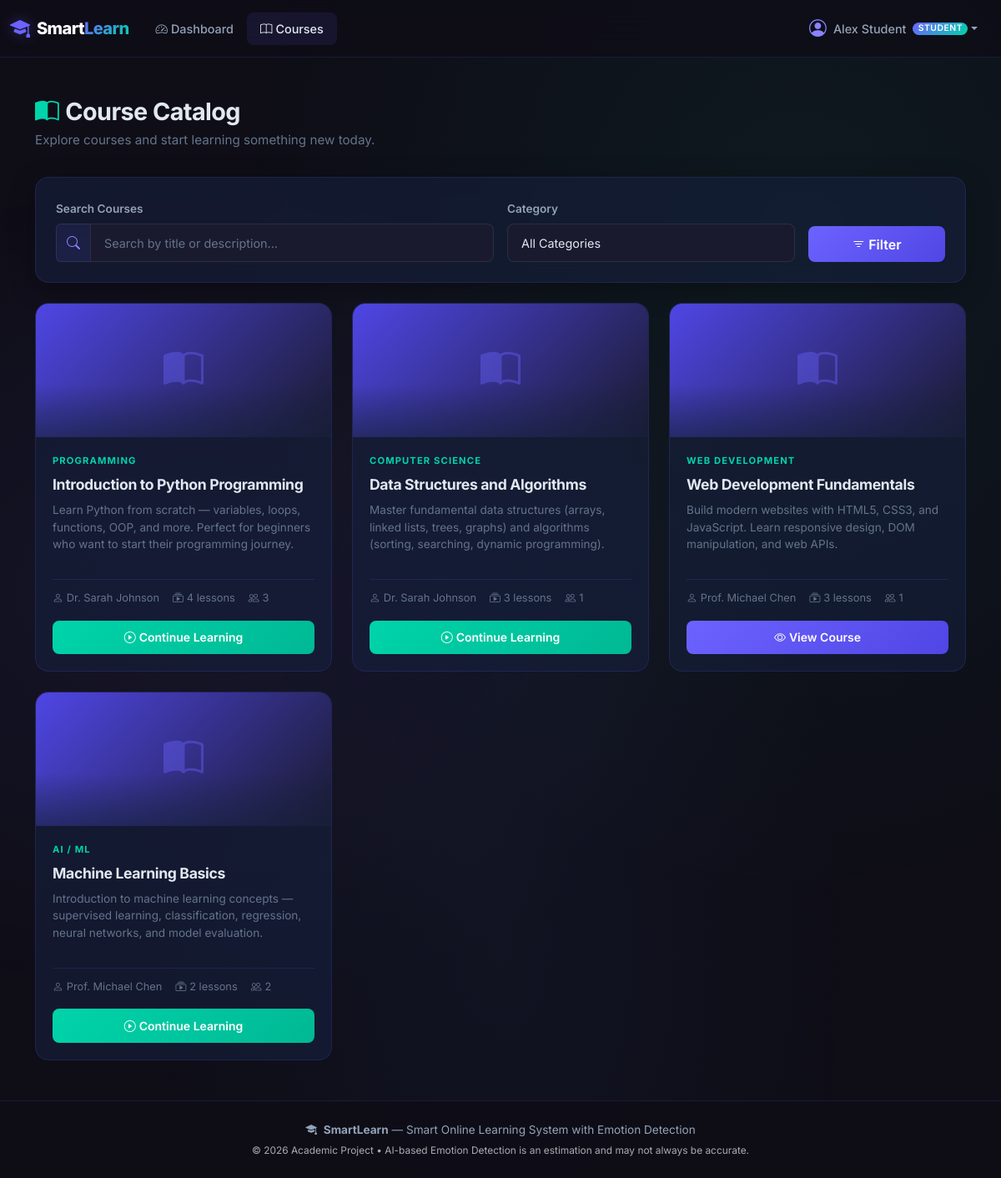
The app's page /learn/courses (signed in) with its own data.
### database/models.py (models this page shows)
class User(db.Model):
    __tablename__ = 'users'
    id = db.Column(db.Integer, primary_key=True)
    name = db.Column(db.String(150), nullable=False)
    email = db.Column(db.String(150), unique=True, nullable=False, index=True)
    password_hash = db.Column(db.String(255), nullable=False)
    role = db.Column(db.String(20), nullable=False, default='student')  # 'student', 'teacher', 'admin'
    status = db.Column(db.String(20), nullable=False, default='approved', index=True)  # 'unverified', 'pending_approval', 'approved', 'rejected', 'suspended'
    rejection_reason = db.Column(db.Text, nullable=True)
    is_active = db.Column(db.Integer, nullable=False, default=1)
    profile_image = db.Column(db.String(255), nullable=True)
    streak_days = db.Column(db.Integer, nullable=False, default=0)
    last_active_date = db.Column(db.Date, nullable=True)
    last_login = db.Column(db.DateTime, nullable=True)
    created_at = db.Column(db.DateTime, default=datetime.utcnow)
    courses = db.relationship('Course', backref='teacher', lazy=True, foreign_keys='Course.teacher_id')
    enrollments = db.relationship('Enrollment', backref='student', lazy=True, cascade='all, delete-orphan')
    quiz_attempts = db.relationship('QuizAttempt', backref='student', lazy=True, cascade='all, delete-orphan')
    emotion_logs = db.relationship('EmotionLog', backref='student', lazy=True, cascade='all, delete-orphan')
    notifications = db.relationship('Notification', backref='user', lazy=True, cascade='all, delete-orphan')
    otps = db.relationship('EmailOTP', backref='user', lazy=True, cascade='all, delete-orphan')

class Course(db.Model):
    __tablename__ = 'courses'
    id = db.Column(db.Integer, primary_key=True)
    title = db.Column(db.String(200), nullable=False)
    description = db.Column(db.Text, nullable=True)
    teacher_id = db.Column(db.Integer, db.ForeignKey('users.id'), nullable=False)
    category = db.Column(db.String(100), default='General')
    thumbnail = db.Column(db.String(255), nullable=True)
    approval_status = db.Column(db.String(20), nullable=False, default='approved')  # 'draft', 'pending_approval', 'approved', 'rejected'
    rejection_reason = db.Column(db.Text, nullable=True)
    is_published = db.Column(db.Integer, nullable=False, default=0)
    created_at = db.Column(db.DateTime, default=datetime.utcnow)
    lessons = db.relationship('Lesson', backref='course', lazy=True, cascade='all, delete-orphan', order_by='Lesson.order_number')
    quizzes = db.relationship('Quiz', backref='course', lazy=True, cascade='all, delete-orphan')
    enrollments = db.relationship('Enrollment', backref='course', lazy=True, cascade='all, delete-orphan')

### routes/learning.py (the view)
@learning_bp.route('/courses')
@login_required
def courses():
    search = request.args.get('search', '').strip()
    category = request.args.get('category', '')
    query = '''
        SELECT c.*, u.name as teacher_name,
               (SELECT COUNT(*) FROM lessons WHERE course_id = c.id) as lesson_count,
               (SELECT COUNT(DISTINCT e.student_id) FROM enrollments e WHERE e.course_id = c.id) as student_count
        FROM courses c
        JOIN users u ON c.teacher_id = u.id
        WHERE c.is_published = 1
    '''
    params = []
    if search:
        query += ' AND (c.title LIKE ? OR c.description LIKE ?)'
        params.extend([f'%{search}%', f'%{search}%'])
    if category:
        query += ' AND c.category = ?'
        params.append(category)
    query += ' ORDER BY c.created_at DESC'
    all_courses = query_db(query, params)
    categories = query_db('SELECT DISTINCT category FROM courses WHERE is_published = 1 AND category IS NOT NULL')
    enrolled_ids = set()
    if current_user.role == 'student':
        enrolled = query_db('SELECT course_id FROM enrollments WHERE student_id = ?', [current_user.id])
        enrolled_ids = {row['course_id'] for row in enrolled}
    return render_template('courses.html', courses=all_courses,
                           categories=categories, enrolled_ids=enrolled_ids,
                           search=search, selected_category=category)

### database/database.py (called while the page is built)
def get_db():
    if 'db' not in g:
        g.db = sqlite3.connect(
            current_app.config['DATABASE'],
            detect_types=sqlite3.PARSE_DECLTYPES
        )
        g.db.row_factory = sqlite3.Row
        g.db.execute('PRAGMA foreign_keys = ON')
    return g.db

def query_db(query, args=(), one=False):
    db = get_db()
    cur = db.execute(query, args)
    rv = cur.fetchall()
    cur.close()
    return (rv[0] if rv else None) if one else rv

### templates/courses.html (shortened to what this page needs)
{% extends "base.html" %}
{% block content %}
<div class="container py-3">
    <div class="dashboard-header fade-in">
        <h1><i class="bi bi-book-half me-2" style="color: var(--accent);"></i>Course Catalog</h1>
        <p class="subtitle">Explore courses and start learning something new today.</p>
    </div>
    <div class="glass-card mb-4">
        <div class="card-body">
            <form method="GET" class="row g-3 align-items-end">
                <div class="col-md-6">
                    <label for="search" class="form-label">Search Courses</label>
                    <div class="input-group">
                        <span class="input-group-text"><i class="bi bi-search"></i></span>
                        <input type="text" class="form-control" id="search" name="search"
                               placeholder="Search by title or description..."
                               value="{{ search }}">
                    </div>
                </div>
                <div class="col-md-4">
                    <label for="category" class="form-label">Category</label>
                    <select class="form-select" id="category" name="category">
                        <option value="">All Categories</option>
                    </select>
                </div>
                <div class="col-md-2">
                    <button type="submit" class="btn btn-primary-gradient w-100">
                        <i class="bi bi-filter me-1"></i>Filter
                    </button>
                </div>
            </form>
        </div>
    </div>
    {% if courses %}
    <div class="row g-4">
        {% for course in courses %}
        <div class="col-lg-4 col-md-6 fade-in-card">
            <div class="course-card">
                <div class="course-thumbnail">
                    <i class="bi bi-book-half"></i>
                </div>
                <div class="card-body">
                    <div class="course-category">{{ course.category or 'General' }}</div>
                    <h5 class="course-title">{{ course.title }}</h5>
                    <p class="course-desc">{{ course.description or 'No description available.' }}</p>
                    <div class="course-meta">
                        <span><i class="bi bi-person me-1"></i>{{ course.teacher_name }}</span>
                        <span><i class="bi bi-collection-play me-1"></i>{{ course.lesson_count }} lessons</span>
                        <span><i class="bi bi-people me-1"></i>{{ course.student_count }}</span>
                    </div>
                    <div class="mt-3">
                        {% if course.id in enrolled_ids %}
                        <a href="{{ url_for('learning.course_detail', course_id=course.id) }}"
                           class="btn btn-accent btn-sm w-100">
                            <i class="bi bi-play-circle me-1"></i>Continue Learning
                        </a>
                        {% else %}
                        <a href="{{ url_for('learning.course_detail', course_id=course.id) }}"
                           class="btn btn-primary-gradient btn-sm w-100">
                            <i class="bi bi-eye me-1"></i>View Course
                        </a>
                        {% endif %}
                    </div>
                </div>
            </div>
        </div>
        {% endfor %}
    </div>
    {% else %}
    <div class="empty-state glass-card">
        <i class="bi bi-search"></i>
        <h5>No courses found</h5>
        <p>Try adjusting your search or filter criteria.</p>
    </div>
    {% endif %}
</div>
{% endblock %}

### templates/base.html (shortened to what this page needs)
<!DOCTYPE html>
<html lang="en" data-bs-theme="dark">
<head>
    <link href="https://cdn.jsdelivr.net/npm/bootstrap@5.3.3/dist/css/bootstrap.min.css" rel="stylesheet">
    <link href="https://cdn.jsdelivr.net/npm/bootstrap-icons@1.11.3/font/bootstrap-icons.min.css" rel="stylesheet">
    <link rel="stylesheet" href="{{ url_for('static', filename='css/style.css') }}">
</head>
<body>
    <nav class="navbar navbar-expand-lg navbar-dark sticky-top" id="main-navbar">
        <div class="container-fluid">
            <a class="navbar-brand d-flex align-items-center" href="{{ url_for('index') }}">
                <i class="bi bi-mortarboard-fill me-2 brand-icon"></i>
                <span class="brand-text">Smart<span class="brand-accent">Learn</span></span>
            </a>
            <div class="collapse navbar-collapse" id="navbarContent">
                {% if current_user.is_authenticated %}
                <ul class="navbar-nav me-auto mb-2 mb-lg-0">
                    {% if current_user.role == 'student' %}
                        <li class="nav-item">
                            <a class="nav-link" href="{{ url_for('student.dashboard') }}">
                                <i class="bi bi-speedometer2 me-1"></i>Dashboard
                            </a>
                        </li>
                        <li class="nav-item">
                            <a class="nav-link" href="{{ url_for('learning.courses') }}">
                                <i class="bi bi-book me-1"></i>Courses
                            </a>
                        </li>
                    {% endif %}
                </ul>
                <ul class="navbar-nav ms-auto">
                    <li class="nav-item dropdown">
                        <a class="nav-link dropdown-toggle d-flex align-items-center" href="#"
                           id="userDropdown" role="button" data-bs-toggle="dropdown" aria-expanded="false">
                            <div class="avatar-sm me-2">
                                <i class="bi bi-person-circle"></i>
                            </div>
                            <span>{{ current_user.name }}</span>
                            <span class="badge role-badge ms-2">{{ current_user.role | capitalize }}</span>
                        </a>
                    </li>
                </ul>
                {% endif %}
            </div>
        </div>
    </nav>
    <main class="main-content">
        {% block content %}{% endblock %}
    </main>
    <footer class="app-footer">
        <div class="container text-center">
            <p class="mb-1">
                <i class="bi bi-mortarboard-fill me-1"></i>
                <strong>SmartLearn</strong> — Smart Online Learning System with Emotion Detection
            </p>
            <p class="text-muted small mb-0">
                &copy; 2026 Academic Project &bull; AI-based Emotion Detection is an estimation and may not always be accurate.
            </p>
        </div>
    </footer>
</body>
</html>

### records on screen
User: name "Alex Student", role "STUDENT"
Course: category "PROGRAMMING", title "Introduction to Python Programming", description "Learn Python from scratch — variables, loops, functions, OOP, and more. Perfect for beginners who want to start their programming journey.", teacher_name "Dr. Sarah Johnson", lesson_count "4", student_count "3"
Course: category "COMPUTER SCIENCE", title "Data Structures and Algorithms", description "Master fundamental data structures (arrays, linked lists, trees, graphs) and algorithms (sorting, searching, dynamic programming).", teacher_name "Dr. Sarah Johnson", lesson_count "3", student_count "1"
Course: category "WEB DEVELOPMENT", title "Web Development Fundamentals", description "Build modern websites with HTML5, CSS3, and JavaScript. Learn responsive design, DOM manipulation, and web APIs.", teacher_name "Prof. Michael Chen", lesson_count "3", student_count "1"
Course: category "AI / ML", title "Machine Learning Basics", description "Introduction to machine learning concepts — supervised learning, classification, regression, neural networks, and model evaluation.", teacher_name "Prof. Michael Chen", lesson_count "2", student_count "2"
